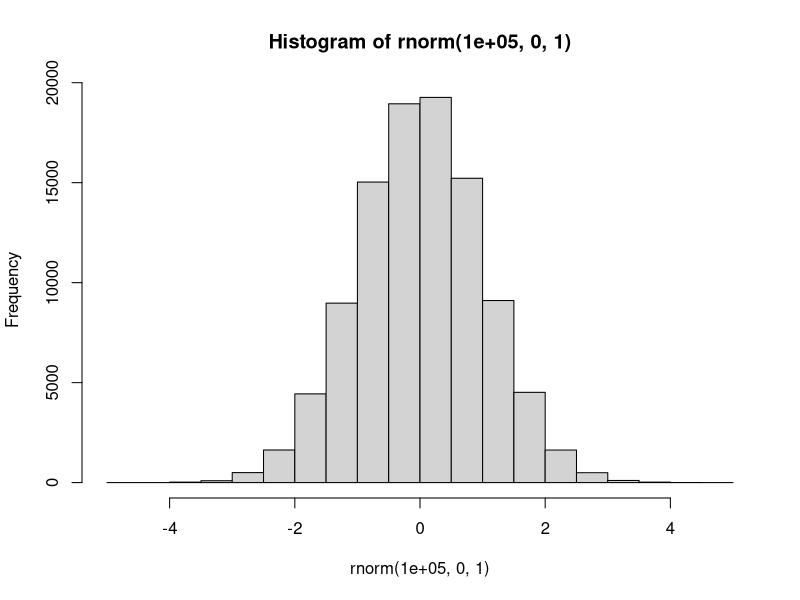

Recreate this plot in R. (Note: this script raises an error after producing the figure.)
## ---- chunk 1
knitr::opts_chunk$set(echo = TRUE)
## ---- chunk 2
library(tidyverse)
d = read_csv("english.csv")
d$RTms = exp(d$RTlexdec)
## ---- chunk 3
runif(1000, 0, 100)
hist(rnorm(100000, 0, 1))

# uniform draws
samples_drawn = 10000
a = tibble(i=rep(1:10000, samples_drawn))
a = mutate(a, value = runif(n(), 0, 10))

filter(a, i == 1000)

# take the means
a.means = group_by(a, i) %>%
  summarize(mean.unif = mean(value),
            sd.unif = sd(value))

ggplot(a.means, aes(x=mean.unif)) + geom_histogram() +
  theme_classic(18)
sd(a.means$mean.unif) # standard error of the mean


# standard error:
mean(a.means$sd.unif)/sqrt(samples_drawn)

## ---- chunk 4
sd(d$RTms)/sqrt(nrow(d))
## ---- chunk 5
d$RT = d$RTms
l = (lm(data=d, RT ~ Familiarity))

d$Prediction = predict(l) # y = mx + b
d$Residuals = d$RT - d$Prediction
summary(d$Residuals)

hist(d$Residuals)

filter(d, Residuals > 400)

# residuals should be normally distributed

ggplot(d, aes(x=Familiarity, y=RT)) + geom_point()
## ---- chunk 6
l = lm(data=d, RT ~ Familiarity)
summary(l)
d$Resid = residuals(l)

# formula for standard error on the coefficient
sqrt(sum(d$Resid^2)/((nrow(d) - 2) * sum((d$Familiarity - mean(d$Familiarity))^2)))

# bootstrapping
a = NULL
for (i in 1:1000) {
  d.new = sample_n(d, nrow(d), replace=T)
  l = lm(data=d.new, RT ~ Familiarity)
  fam.coef = coef(l)[2]
  a = append(a, fam.coef)
}

hist(a, breaks=50)
sd(a)
summary(l)

-44.893/sd(a)

a

hist(rnorm(1000, 0, 1))
## ---- chunk 7

## ---- chunk 8

## ---- chunk 9

## ---- chunk 10
ggplot(d, aes(x=WrittenFrequency, y=RT)) + geom_point()

summary(lm(data=d, RT ~ Familiarity))
summary(lm(data=d, RT ~ WrittenFrequency))

l.written = lm(data=d, RT ~ WrittenFrequency)
d$resid = residuals(l.written)

ggplot(d, aes(x=WrittenFrequency, resid)) + geom_point()
